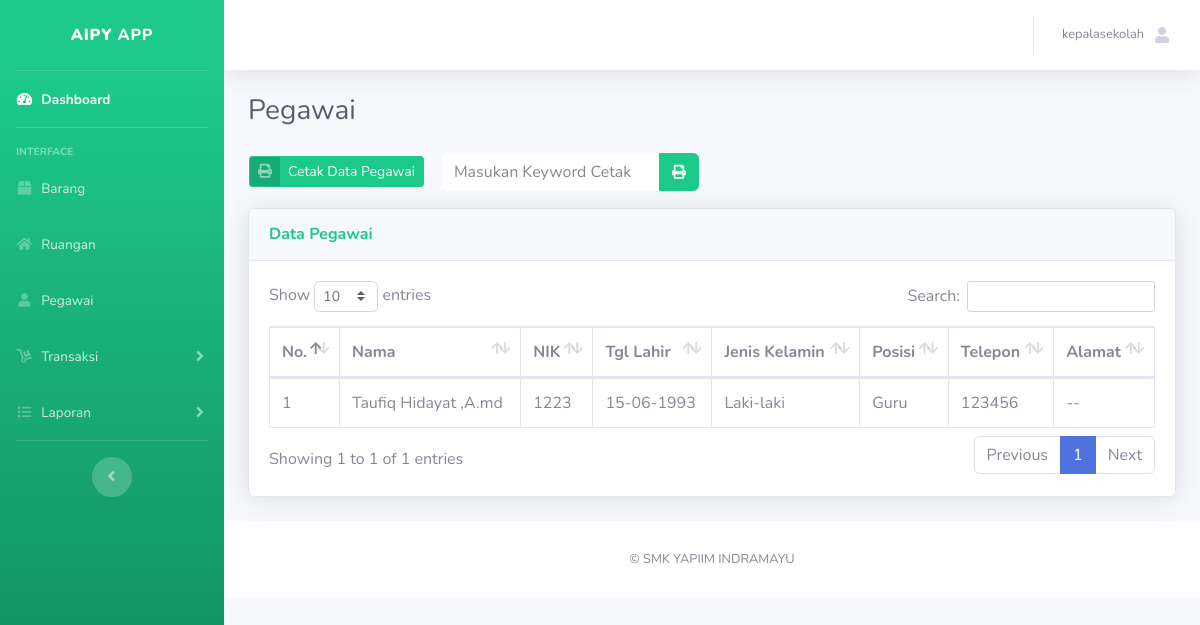
Page /kepsek-page.php?menu=pegawai (signed in) on the committed database.
### tables this page shows
CREATE TABLE `pegawai` (
  `id_pegawai` int(11) UNSIGNED NOT NULL,
  `nama_pegawai` varchar(30) DEFAULT NULL,
  `nik` int(15) DEFAULT NULL,
  `alamat` text DEFAULT NULL,
  `jenis_kelamin` varchar(20) DEFAULT NULL,
  `telepon` int(15) DEFAULT NULL,
  `posisi` varchar(20) DEFAULT NULL,
  `tgl_lahir` date DEFAULT NULL
);

### konten-kepsek/pegawai.php (the view, shortened to what this page needs)
<h1 class="h3 mb-2 text-gray-800">Pegawai</h1>
<p class="mb-4">
<table>
    <th>
        <form action="konten-admin/report/cetak-pegawai.php" target="_blank" method="post">
            <button type="submit" class="btn btn-success btn-icon-split btn-sm">
                <span class="icon text-white-50">
                    <i class="fas fa-print"></i>
                </span>
                <span class="text">Cetak Data Pegawai</span>
            </button>
        </form>
    <td>
        <form class="d-none d-sm-inline-block form-inline mr-auto ml-md-3 my-2 my-md-0 mw-100 navbar-search" action="konten-admin/report/cetak-pegawai-search.php" target="_blank" method="post">
            <div class="input-group">
                <input type="text" autocomplete="off" class="form-control border-0 small" name="cetak" placeholder="Masukan Keyword Cetak" aria-label="Search" aria-describedby="basic-addon2">
                <div class="input-group-append">
                    <button class="btn btn-success" type="submit">
                        <i class="fas fa-print fa-sm"></i>
                    </button>
                </div>
            </div>
        </form>
    </td>
    </th>
</table>
</p>
<div class="card shadow mb-4">
    <div class="card-header py-3">
        <h6 class="m-0 font-weight-bold text-success">Data Pegawai</h6>
    </div>
    <div class="card-body">
        <div class="table-responsive">
            <table class="table table-bordered" id="dataTable" width="100%" cellspacing="0">
                <thead>
                    <tr>
                        <th>No.</th>
                        <th>Nama</th>
                        <th>NIK</th>
                        <th>Tgl Lahir</th>
                        <th>Jenis Kelamin</th>
                        <th>Posisi</th>
                        <th>Telepon</th>
                        <th>Alamat</th>
                    </tr>
                </thead>
                <tbody>
                    <?php
                    include('koneksi.php');
                    $query = mysqli_query($konek, "SELECT * FROM pegawai");
                    $no = 0;
                    while ($row = mysqli_fetch_array($query)) {
                        $no++;
                    ?>
                        <tr>
                            <td><?php print $no ?></td>
                            <td><?php print $row[1] ?></td>
                            <td><?php print $row[2] ?></td>
                            <?php
                            $tanggal = date("d-m-Y", strtotime($row['tgl_lahir']));
                            ?>
                            <td><?php print $tanggal ?></td>
                            <td><?php print $row[4] ?></td>
                            <td><?php print $row[6] ?></td>
                            <td><?php print $row[5] ?></td>
                            <td><?php print $row[3] ?></td>
                        </tr>
                    <?php } ?>
                </tbody>
            </table>
        </div>
    </div>
</div>

### rows in the picture
pegawai: nama_pegawai "Taufiq Hidayat ,A.md", nik "1223", tgl_lahir "15-06-1993", jenis_kelamin "Laki-laki", posisi "Guru", telepon "123456", alamat "--"

### other values in the picture
$_SESSION['name_user'] "kepalasekolah"
